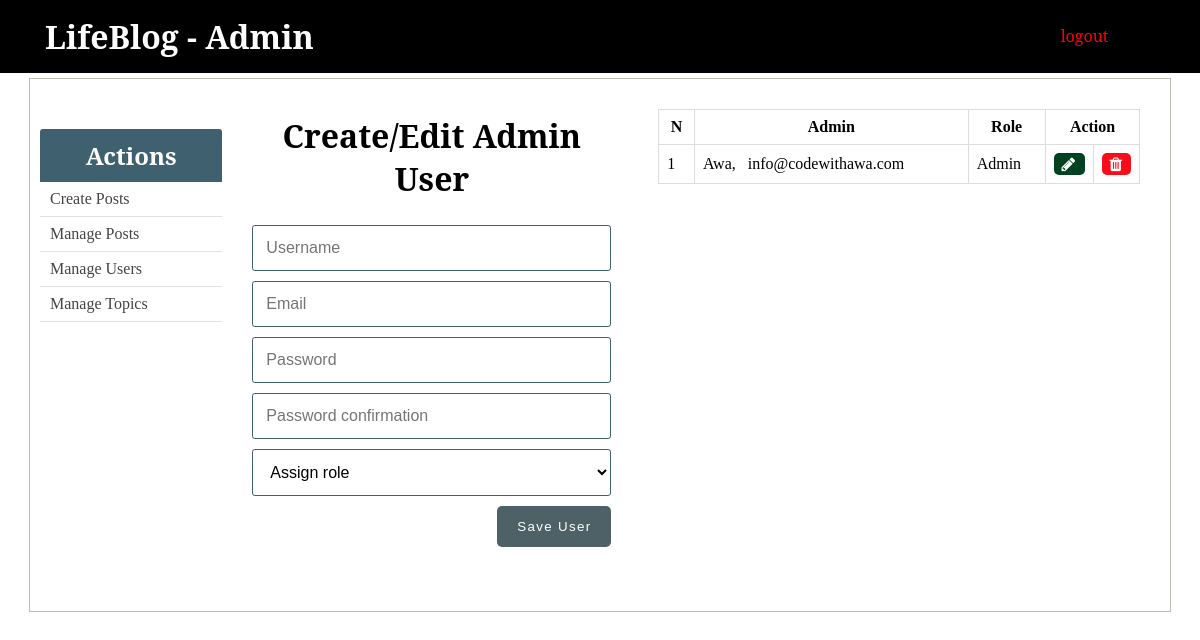
Page /admin/users.php on the earlier database version.
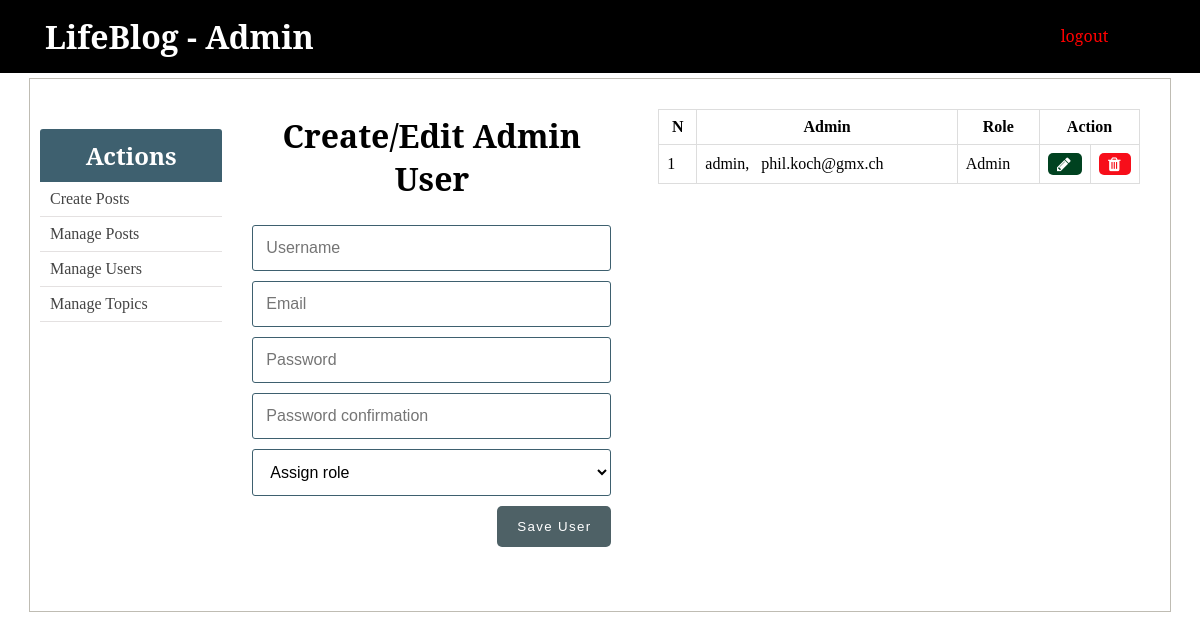
Same page on the later database version.
### tables this page shows
CREATE TABLE `users` (
  `id` int(11) NOT NULL,
  `username` varchar(255) NOT NULL,
  `email` varchar(255) NOT NULL,
  `role` enum('Author','Admin') DEFAULT NULL,
  `password` varchar(255) NOT NULL,
  `created_at` timestamp NULL DEFAULT current_timestamp(),
  `updated_at` timestamp NULL DEFAULT NULL
);

### admin/includes/admin_functions.php (called while the page is built, shortened)
<?php
$isEditingUser = false;
$username = "";
$email = "";
function getAdminUsers(){
	global $conn, $roles;
	$sql = "SELECT * FROM users WHERE role IS NOT NULL";
	$result = mysqli_query($conn, $sql);
	$users = mysqli_fetch_all($result, MYSQLI_ASSOC);
	return $users;
}
?>

### admin/users.php (the view, shortened to what this page needs)
<?php  include('../config.php'); ?>
<?php  include(ROOT_PATH . '/admin/includes/admin_functions.php'); ?>
<?php
	$admins = getAdminUsers();
?>
<?php include(ROOT_PATH . '/admin/includes/head_section.php'); ?>
</head>
<body>
	<?php include(ROOT_PATH . '/admin/includes/navbar.php') ?>
	<div class="container content">
		<?php include(ROOT_PATH . '/admin/includes/menu.php') ?>
		<div class="action">
			<h1 class="page-title">Create/Edit Admin User</h1>
			<form method="post" action="<?php echo BASE_URL . 'admin/users.php'; ?>" >
				<input type="text" name="username" value="<?php echo $username; ?>" placeholder="Username">
				<input type="email" name="email" value="<?php echo $email ?>" placeholder="Email">
				<input type="password" name="password" placeholder="Password">
				<input type="password" name="passwordConfirmation" placeholder="Password confirmation">
				<select name="role">
					<option value="" selected disabled>Assign role</option>
				</select>
				<?php if ($isEditingUser === true): ?>
					<button type="submit" class="btn" name="update_admin">UPDATE</button>
				<?php else: ?>
					<button type="submit" class="btn" name="create_admin">Save User</button>
				<?php endif ?>
			</form>
		</div>
		<div class="table-div">
			<?php if (empty($admins)): ?>
				<h1>No admins in the database.</h1>
			<?php else: ?>
				<table class="table">
					<thead>
						<th>N</th>
						<th>Admin</th>
						<th>Role</th>
						<th colspan="2">Action</th>
					</thead>
					<tbody>
					<?php foreach ($admins as $key => $admin): ?>
						<tr>
							<td><?php echo $key + 1; ?></td>
							<td>
								<?php echo $admin['username']; ?>, &nbsp;
								<?php echo $admin['email']; ?>
							</td>
							<td><?php echo $admin['role']; ?></td>
							<td>
								<a class="fa fa-pencil btn edit"
									href="users.php?edit-admin=<?php echo $admin['id'] ?>">
								</a>
							</td>
							<td>
								<a class="fa fa-trash btn delete"
								    href="users.php?delete-admin=<?php echo $admin['id'] ?>">
								</a>
							</td>
						</tr>
					<?php endforeach ?>
					</tbody>
				</table>
			<?php endif ?>
		</div>
	</div>
</body>
</html>

### admin/includes/head_section.php (shortened to what this page needs)
<!DOCTYPE html>
<html>
<head>
<link rel="stylesheet" href="https://cdnjs.cloudflare.com/ajax/libs/font-awesome/4.7.0/css/font-awesome.min.css" />
<link rel="stylesheet" href="../static/css/admin_style.css">

### admin/includes/navbar.php
<div class="header">
	<div class="logo">
		<a href="<?php echo BASE_URL .'admin/dashboard.php' ?>">
			<h1>LifeBlog - Admin</h1>
		</a>
	</div>
	<div class="user-info">
	<span><?php echo $_SESSION['user']['username'] ?></span> &nbsp; &nbsp;  <a href="<?php echo BASE_URL . '/logout.php'; ?>" class="logout-btn">logout</a>
	</div>
</div>

### admin/includes/menu.php
<div class="menu">
	<div class="card">
		<div class="card-header">
			<h2>Actions</h2>
		</div>
		<div class="card-content">
			<a href="<?php echo BASE_URL . 'admin/create_post.php' ?>">Create Posts</a>
			<a href="<?php echo BASE_URL . 'admin/posts.php' ?>">Manage Posts</a>
			<a href="<?php echo BASE_URL . 'admin/users.php' ?>">Manage Users</a>
			<a href="<?php echo BASE_URL . 'admin/topics.php' ?>">Manage Topics</a>
		</div>
	</div>
</div>

### static/css/admin_style.css (style rules this page uses)
* { margin: 0px; padding: 0px; }
a { text-decoration: none; }
h1, h2, h3, h4, h5, h6 { font-family: 'Noto Serif', serif; }
form { width: 60%; margin: 5px auto; padding-bottom: 50px; }
form input[type=file], input[type=email], input[type=password], input[type=text], form select, form textarea { width: 100%; display: block; padding: 13px 13px; font-size: 1em; margin: 5px auto 10px; border-radius: 3px; box-sizing : border-box; background: transparent; border: 1px solid #3E606F; }
form button { float: right; margin-left: 24%; }
table { border-collapse: collapse; width: 70%; margin: 20px auto; }
th, td { padding: 8px; text-align: left; border: 1px solid #ddd; }
th { text-align: center; }
.btn { color: white; background: #4E6166; text-align: center; border: none; border-radius: 5px; display: block; letter-spacing: .1em; padding: 13px 20px; text-decoration: none; }
.header { padding: 15px 45px; font-family: 'Noto Serif', serif; color: white; background: black; }
.header .logo { width: 50%; float: left; }
.header .logo h1 { color: white; }
.header .user-info { width: 10%; margin-top: 10px; float: right; }
.header .logout-btn { color: red; text-decoration: none; }
.header:after { content: ""; display: block; clear: both; }
.container { width: 95%; margin: 5px auto 50px; border: 1px solid #BFBCB3; padding: 10px 0px 50px; }
.container:after { content: ""; display: block; clear: both; }
.container.content .menu { width: 16%; float: left; padding: 40px 10px; }
.container.content .menu .card .card-header { padding: 10px; text-align: center; border-radius: 3px 3px 0px 0px; background: #3E606F; }
.container.content .menu .card .card-header h2 { color: white; }
.container.content .menu .card .card-content a { display: block; box-sizing: border-box; padding: 8px 10px; border-bottom: 1px solid #e4e1e1; color: #444; }
.container.content .action { width: 35%; float: left; text-align: center; }
.container.content .action form { width: 90%; }
.container.content .action .page-title { margin: 25px; }
.table-div { float: left; width: 47%; }
.table-div table { width: 90%; }
.table-div a.fa { color: white; padding: 3px; }
.table-div .edit { background: #004220; }
.table-div .delete { background: #F70E1A; }

Differences in the rows shown:
removed users: username "Awa", email "info@codewithawa.com", role "Admin"
added users: username "admin", email "phil.koch@gmx.ch", role "Admin"
